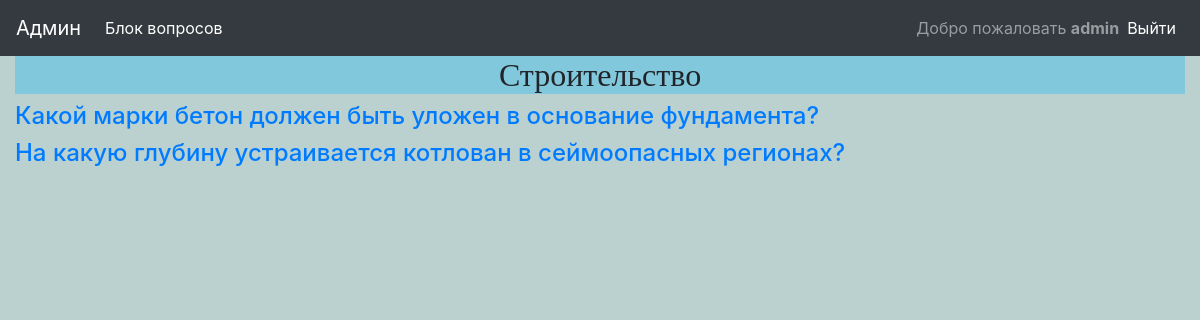
/question_in_block/3 (signed in), run on the app's committed database.
### questions/models.py (models this page shows, shortened)
class Block(models.Model):
	POLL = 'PL'
	TEST = 'TS'
	TYPE_BLOCK_CHOICES = [
		(POLL, 'Опросник'),
		(TEST, 'Тест'),
	]
	type_block = models.CharField("Тип тестов", max_length=2, choices=TYPE_BLOCK_CHOICES, default=TEST)
	title = models.CharField("Название", max_length=128, null=True, blank=True)
	description = tinymce_models.HTMLField("Описание", blank=True)
	question_count = models.SmallIntegerField("Question count", help_text = 'Поле не заполнять', default=0)
	is_passed = models.BooleanField("Сделать тест недоступным", default=False, help_text='Поставте галочку, для деактивации теста')
	date_begin = models.DateTimeField('Дата начала теста', default=timezone.now)
	class Meta:
		verbose_name = 'Блок тестов'
		verbose_name_plural = 'Блоки тестов'

class QuestionInBlock(models.Model):
	question = models.ForeignKey(Question, on_delete=models.CASCADE, related_name='question', null=True, verbose_name='Вопрос')
	block = models.ForeignKey(Block, on_delete=models.CASCADE, related_name='block', verbose_name='Блок')
	class Meta:
		verbose_name = 'Вопрос в блоке'
		verbose_name_plural = 'Вопросы в блоке'

class Question(models.Model):
	RADIO = 'RO'
	CHECKBOX = 'CX'
	TYPE_VARIANT_CHOICES = [
		(RADIO, 'Радиокнопка'),
		(CHECKBOX, 'Чекбокс'),
	]
	title = models.CharField("Вопрос", max_length=264, null=True, blank=True)
	image = models.ImageField("Картинка", blank=True, upload_to='media')
	type_variant = models.CharField("Выбор варианта", max_length=2, choices=TYPE_VARIANT_CHOICES, default=RADIO)
	class Meta:
		verbose_name = 'Вопрос'
		verbose_name_plural = 'Вопросы'

### questions/views.py (the view)
# urls.py: path('question_in_block/<int:block_id>', views.questioninblock, name='question_in_block'),
@login_required()
def questioninblock(request, block_id):
	user = request.user
	user_profile = UserProfile.objects.filter(user=user)
	blocks = get_object_or_404(Block, pk=block_id)
	block_count = Block.objects.all().count()
	questions_in_block = QuestionInBlock.objects.filter(block__id=blocks.id)
	context = {
		'blocks': blocks,
		'questions_in_block': questions_in_block,
	}
	for i in user_profile: # проверка на повторное прохождение теста
		for a in i.question_in_block.all():
			if a.block.id == block_id and i.question_in_block.all().count() == questions_in_block.count():
				return redirect('wrong_block')
	return render(request, 'question_in_block.html', context)

### questions/templates/question_in_block.html (shortened to what this page needs)
{% extends 'base.html' %}
{% block header %}{{ blocks.title }}{% endblock header %}
{% block content %}
{% for question in questions_in_block %}
<h4><a href="{% url 'answer' question.id %}">{{ question.question.title }}</a></h4>
{% endfor %}
{% endblock %}

### questions/templates/base.html (shortened to what this page needs)
<!DOCTYPE html>
{% load static %}
<html lang="en">
<head>
    {% block bootstrap_header %}
    <link rel="stylesheet" href='{% static "css/bootstrap.min.css" %}' />
    {% endblock bootstrap_header %}
</head>
<body style="background-color: rgb(186, 209, 208);">
    <nav class="navbar navbar-expand-lg navbar-dark bg-dark">
        <a class="navbar-brand" href="{% url 'admin:index' %}">Админ</a>
        <div class="collapse navbar-collapse" id="navbarSupportedContent">
          <ul class="navbar-nav mr-auto">
            {% if user.is_authenticated %}
            <li class="nav-item active">
              <a class="nav-link" href="{% url 'blocks' %}">Блок вопросов</a>
            </li>
            {% endif %}
          </ul>
          {% if user.is_authenticated %}
          <span class="navbar-text">Добро пожаловать <strong>{{ user.username }}</strong></span>
          {% endif %}
          <ul class="nav justify-content-end navbar-nav">
            <li class="nav-item active">
              <a class="nav-link" href="{% url 'logout' %}">Выйти</a>
            </li>
          </ul>
        </div>
      </nav>
      <div class="container-fluid">
        <div class="row">
          <div class="col-12">
            <h2 class="text-center" style="background-color: #82c8dd; font-family: 'Lobster', cursive;">{% block header %}{% endblock header %}</h2>
          </div>
        </div>
    {% block content %}
    {% endblock content %}
      </div>
</body>
</html>

### data on the page
Block: title "Строительство"
QuestionInBlock: question "Какой марки бетон должен быть уложен в основание фундамента?"
QuestionInBlock: question "На какую глубину устраивается котлован в сеймоопасных регионах?"

### other printed values
{{ user.username }} "admin"
